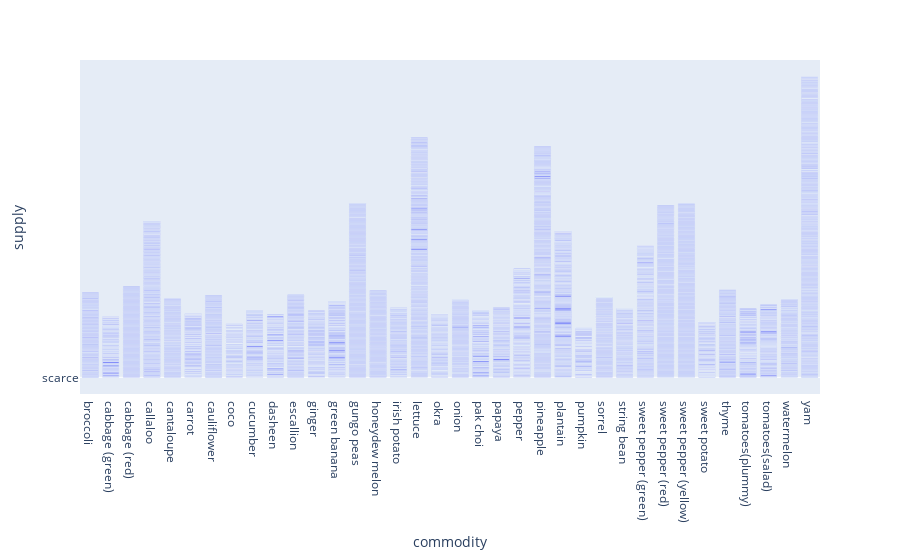

Here is the notebook cell this chart was saved with:
### Code cell
fig = px.bar(df, x='date', y='supply')
fig.show()

### Figure 1 — Plotly figure (JSON) as saved in the notebook; plotly's stock layout.template omitted (floating-point values rounded to 4 significant figures; data arrays with more than 128 entries replaced by an {"elided": "..."} marker saying what was removed)
{"data": [{"alignmentgroup": "True", "hovertemplate": "commodity=%{x}<br>supply=%{y}<extra></extra>", "legendgroup": "", "marker": {"color": "#636efa", "pattern": {"shape": ""}}, "name": "", "offsetgroup": "", "orientation": "v", "showlegend": false, "textposition": "auto", "type": "bar", "x": {"elided": "8450 str values"}, "xaxis": "x", "y": {"elided": "8450 str values"}, "yaxis": "y"}], "layout": {"barmode": "relative", "legend": {"tracegroupgap": 0}, "margin": {"t": 60}, "xaxis": {"anchor": "y", "domain": [0, 1], "title": {"text": "commodity"}}, "yaxis": {"anchor": "x", "domain": [0, 1], "title": {"text": "supply"}}}}
